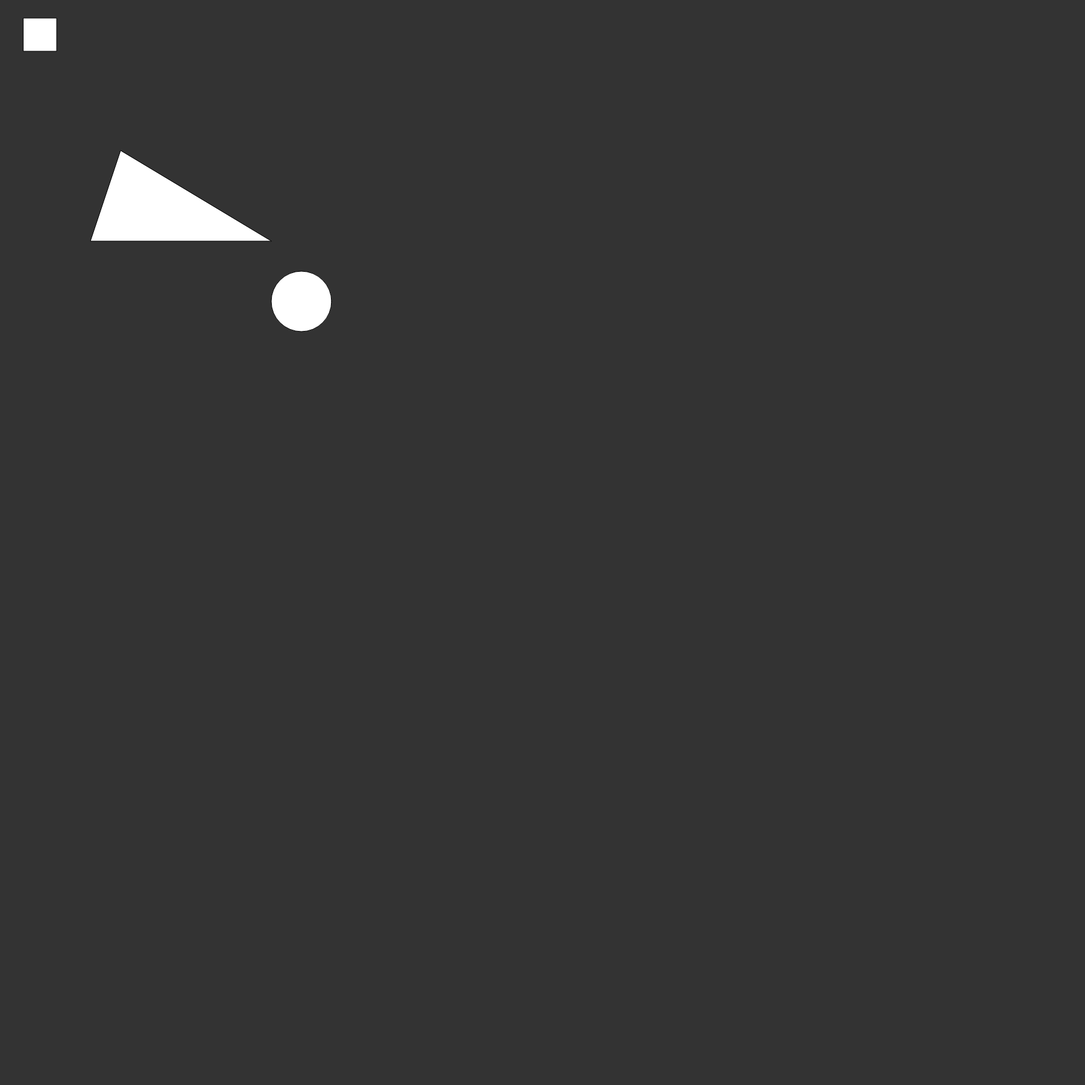
Frame 1 (no input)
Frame 60 (no input): identical to frame 1, image omitted
Frame 120 (the mouse pressed at the canvas centre since frame 60): identical to frame 1, image omitted

The p5.js sketch that drew this single still picture (run headless with seeded random() and noise() and a simulated clock; from frame 60 on, the mouse is pressed at the canvas centre):

// p5.js sketch
// ── sketch.js
/*Basic Shapes 
by Kayla Serpa; based off of Dawn Hayes work Basic P5 Sketch
*/
function setup() {
  createCanvas(1800, 1800); //created a large space
}

function draw() {
  background(51); //sets background color
  ellipse(500, 500, 100, 100); //a circle 
  rect(39, 30, 55, 55); //a square
  triangle(200, 250, 150, 400, 450, 400); //a triangle

}
